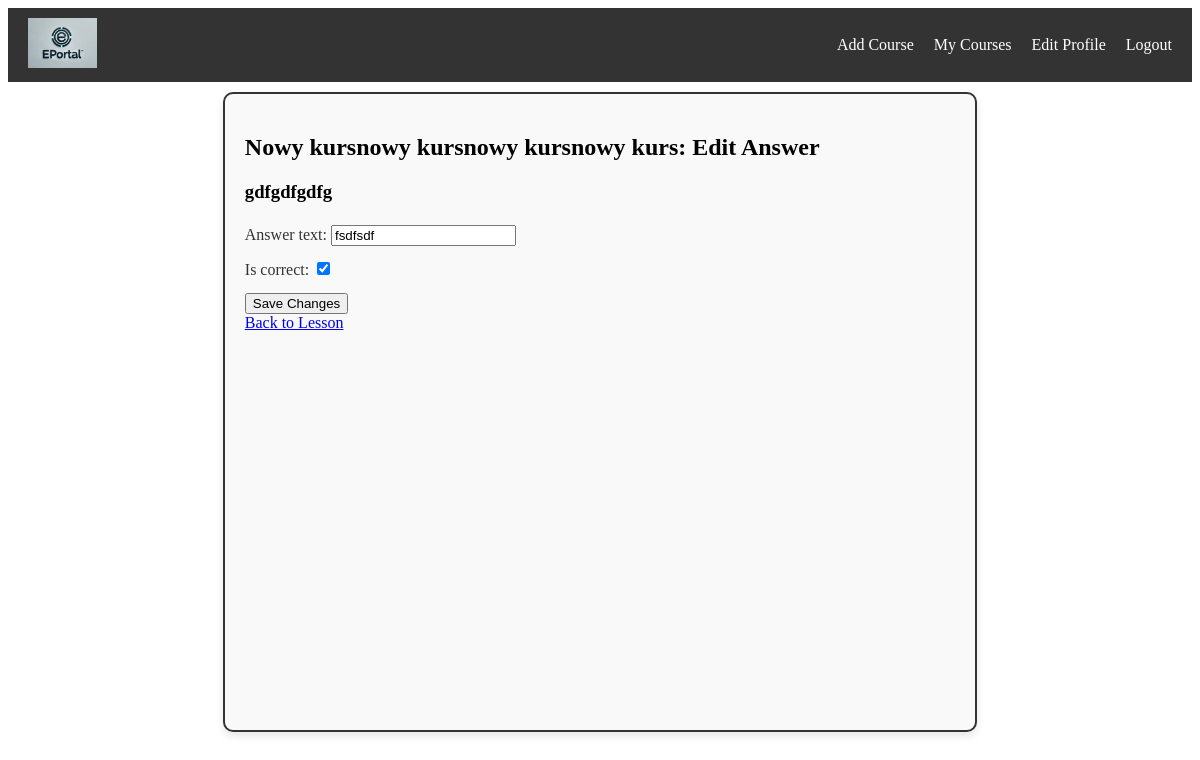
The page /course/edit_answer/49/51/51/ (signed in) on the database its author committed.
### course/models.py (models this page shows, shortened)
class Lesson(models.Model):
    course = models.ForeignKey(Course, on_delete=models.CASCADE, null=True, blank=True)
    title = models.CharField(max_length=70, validators=[validate_capitalize])
    description = models.TextField(null=True, blank=True)

class Question(models.Model):
    quiz = models.ForeignKey(Quiz, on_delete=models.CASCADE)
    question_text = models.CharField(max_length=255, blank=True, null=True, validators=[validate_capitalize])             # walidacja

class Answer(models.Model):
    question = models.ForeignKey(Question, on_delete=models.CASCADE, related_name="answers")
    answer_text = models.CharField(max_length=255, blank=True, null=True)
    is_correct = models.BooleanField(default=False)

### course/views.py (the view)
@teacher_required
def add_or_edit_answer(request, lesson_pk, question_pk, answer_pk=None):
    lesson = get_object_or_404(Lesson, pk=lesson_pk)
    question = get_object_or_404(Question, pk=question_pk)
    if lesson.course.author != request.user:
        raise PermissionDenied
    if answer_pk:
        answer = get_object_or_404(Answer, pk=answer_pk, question=question)
    else:
        answer = None
    if request.method == "POST":
        form = AnswerForm(request.POST, instance=answer)
        if form.is_valid():
            new_answer = form.save(commit=False)
            new_answer.question = question
            new_answer.save()
            return redirect("edit_lesson", lesson_pk=lesson.pk)
    else:
        form = AnswerForm(instance=answer)
    context = {
        "lesson": lesson,
        "question": question,
        "form": form,
        "is_edit": answer is not None,
    }
    return render(request, "course/add_or_edit_answer.html", context)

### course/forms.py
class AnswerForm(forms.ModelForm):
    class Meta:
        model = Answer
        fields = ["answer_text", "is_correct"]

### course/templates/course/add_or_edit_answer.html (shortened to what this page needs)
{% extends 'main.html' %}
{% block content %}
<h2>
    {{ lesson.title }}:
    {% if is_edit %} Edit Answer {% else %} Add Answer {% endif %}
</h2>
<h3>
    {{ question.question_text }}
</h3>
<form method="POST">
    {{ form.as_p }}
    <button type="submit">
        {% if is_edit %} Save Changes {% else %} Add Answer {% endif %}
    </button>
</form>
<a href="{% url 'edit_lesson' lesson.pk %}">Back to Lesson</a>
{% endblock %}

### static/css/styles.css (style rules this page uses)
.content-block p { margin: 10px 0; font-size: 16px; color: #333; line-height: 1.6; }

### rows shown on the page
Lesson: title "Nowy kursnowy kursnowy kursnowy kurs"
Question: question_text "gdfgdfgdfg"
Answer: answer_text "fsdfsdf", is_correct "☑"

### other values the page prints
{{ link.name }} "Add Course" "My Courses" "Edit Profile" "Logout"
